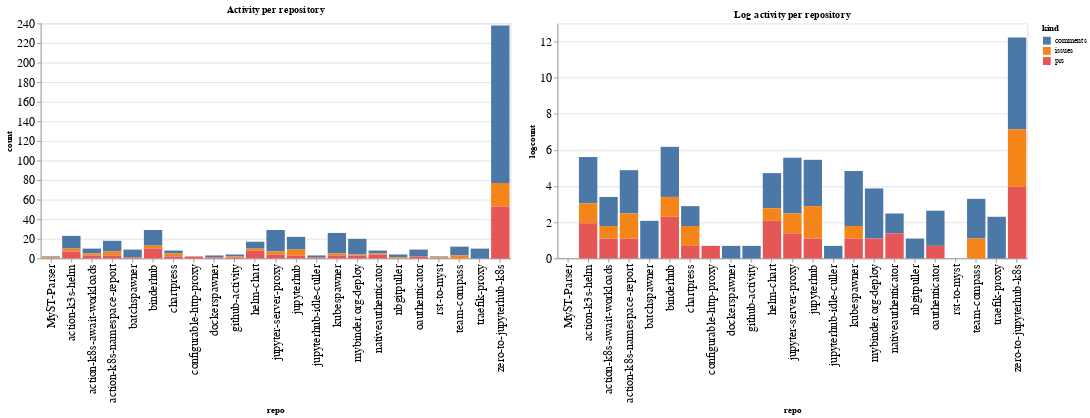

This figure's notebook cell:
### Code cell
ch1 = alt.Chart(repo_summaries, width=600, title="Activity per repository").mark_bar().encode(
    x='repo',
    y='count',
    color='kind',
    tooltip="kind"
)

ch2 = alt.Chart(repo_summaries, width=600, title="Log activity per repository").mark_bar().encode(
    x='repo',
    y='logcount',
    color='kind',
    tooltip="kind"
)

ch1 | ch2

### Figure 1 — Vega-Lite specification as saved in the notebook (floating-point values rounded to 4 significant figures)
{"config": {"axisLeft": {"labelFontSize": 15}, "axisBottom": {"labelFontSize": 15}}, "hconcat": [{"mark": "bar", "encoding": {"color": {"type": "nominal", "field": "kind"}, "tooltip": {"type": "nominal", "field": "kind"}, "x": {"type": "nominal", "field": "repo"}, "y": {"type": "quantitative", "field": "count"}}, "title": "Activity per repository", "width": 600}, {"mark": "bar", "encoding": {"color": {"type": "nominal", "field": "kind"}, "tooltip": {"type": "nominal", "field": "kind"}, "x": {"type": "nominal", "field": "repo"}, "y": {"type": "quantitative", "field": "logcount"}}, "title": "Log activity per repository", "width": 600}], "data": {"name": "data-40d535a6983f19fec4770a1e500f4ee9"}, "$schema": "https://vega.github.io/schema/vega-lite/v4.8.1.json", "datasets": {"data-40d535a6983f19fec4770a1e500f4ee9": [{"repo": "MyST-Parser", "kind": "comments", "count": 1, "logcount": 0.0}, {"repo": "MyST-Parser", "kind": "issues", "count": 1, "logcount": 0.0}, {"repo": "action-k3s-helm", "kind": "comments", "count": 13, "logcount": 2.565}, {"repo": "action-k3s-helm", "kind": "issues", "count": 3, "logcount": 1.099}, {"repo": "action-k3s-helm", "kind": "prs", "count": 7, "logcount": 1.946}, {"repo": "action-k8s-await-workloads", "kind": "comments", "count": 5, "logcount": 1.609}, {"repo": "action-k8s-await-workloads", "kind": "issues", "count": 2, "logcount": 0.6931}, {"repo": "action-k8s-await-workloads", "kind": "prs", "count": 3, "logcount": 1.099}, {"repo": "action-k8s-namespace-report", "kind": "comments", "count": 11, "logcount": 2.398}, {"repo": "action-k8s-namespace-report", "kind": "issues", "count": 4, "logcount": 1.386}, {"repo": "action-k8s-namespace-report", "kind": "prs", "count": 3, "logcount": 1.099}, {"repo": "batchspawner", "kind": "comments", "count": 8, "logcount": 2.079}, {"repo": "batchspawner", "kind": "prs", "count": 1, "logcount": 0.0}, {"repo": "binderhub", "kind": "comments", "count": 16, "logcount": 2.773}, {"repo": "binderhub", "kind": "issues", "count": 3, "logcount": 1.099}, {"repo": "binderhub", "kind": "prs", "count": 10, "logcount": 2.303}, {"repo": "chartpress", "kind": "comments", "count": 3, "logcount": 1.099}, {"repo": "chartpress", "kind": "issues", "count": 3, "logcount": 1.099}, {"repo": "chartpress", "kind": "prs", "count": 2, "logcount": 0.6931}, {"repo": "configurable-http-proxy", "kind": "prs", "count": 2, "logcount": 0.6931}, {"repo": "dockerspawner", "kind": "comments", "count": 2, "logcount": 0.6931}, {"repo": "dockerspawner", "kind": "prs", "count": 1, "logcount": 0.0}, {"repo": "github-activity", "kind": "comments", "count": 2, "logcount": 0.6931}, {"repo": "github-activity", "kind": "issues", "count": 1, "logcount": 0.0}, {"repo": "github-activity", "kind": "prs", "count": 1, "logcount": 0.0}, {"repo": "helm-chart", "kind": "comments", "count": 7, "logcount": 1.946}, {"repo": "helm-chart", "kind": "issues", "count": 2, "logcount": 0.6931}, {"repo": "helm-chart", "kind": "prs", "count": 8, "logcount": 2.079}, {"repo": "jupyter-server-proxy", "kind": "comments", "count": 22, "logcount": 3.091}, {"repo": "jupyter-server-proxy", "kind": "issues", "count": 3, "logcount": 1.099}, {"repo": "jupyter-server-proxy", "kind": "prs", "count": 4, "logcount": 1.386}, {"repo": "jupyterhub", "kind": "comments", "count": 13, "logcount": 2.565}, {"repo": "jupyterhub", "kind": "issues", "count": 6, "logcount": 1.792}, {"repo": "jupyterhub", "kind": "prs", "count": 3, "logcount": 1.099}, {"repo": "jupyterhub-idle-culler", "kind": "comments", "count": 2, "logcount": 0.6931}, {"repo": "jupyterhub-idle-culler", "kind": "prs", "count": 1, "logcount": 0.0}, {"repo": "kubespawner", "kind": "comments", "count": 21, "logcount": 3.045}, {"repo": "kubespawner", "kind": "issues", "count": 2, "logcount": 0.6931}, {"repo": "kubespawner", "kind": "prs", "count": 3, "logcount": 1.099}, {"repo": "mybinder.org-deploy", "kind": "comments", "count": 16, "logcount": 2.773}, {"repo": "mybinder.org-deploy", "kind": "issues", "count": 1, "logcount": 0.0}, {"repo": "mybinder.org-deploy", "kind": "prs", "count": 3, "logcount": 1.099}, {"repo": "nativeauthenticator", "kind": "comments", "count": 3, "logcount": 1.099}, {"repo": "nativeauthenticator", "kind": "issues", "count": 1, "logcount": 0.0}, {"repo": "nativeauthenticator", "kind": "prs", "count": 4, "logcount": 1.386}, {"repo": "nbgitpuller", "kind": "comments", "count": 3, "logcount": 1.099}, {"repo": "nbgitpuller", "kind": "issues", "count": 1, "logcount": 0.0}, {"repo": "oauthenticator", "kind": "comments", "count": 7, "logcount": 1.946}, {"repo": "oauthenticator", "kind": "prs", "count": 2, "logcount": 0.6931}, {"repo": "rst-to-myst", "kind": "comments", "count": 1, "logcount": 0.0}, {"repo": "rst-to-myst", "kind": "issues", "count": 1, "logcount": 0.0}, {"repo": "team-compass", "kind": "comments", "count": 9, "logcount": 2.197}, {"repo": "team-compass", "kind": "issues", "count": 3, "logcount": 1.099}, {"repo": "traefik-proxy", "kind": "comments", "count": 10, "logcount": 2.303}, {"repo": "zero-to-jupyterhub-k8s", "kind": "comments", "count": 161, "logcount": 5.081}, {"repo": "zero-to-jupyterhub-k8s", "kind": "issues", "count": 24, "logcount": 3.178}, {"repo": "zero-to-jupyterhub-k8s", "kind": "prs", "count": 53, "logcount": 3.97}]}}
